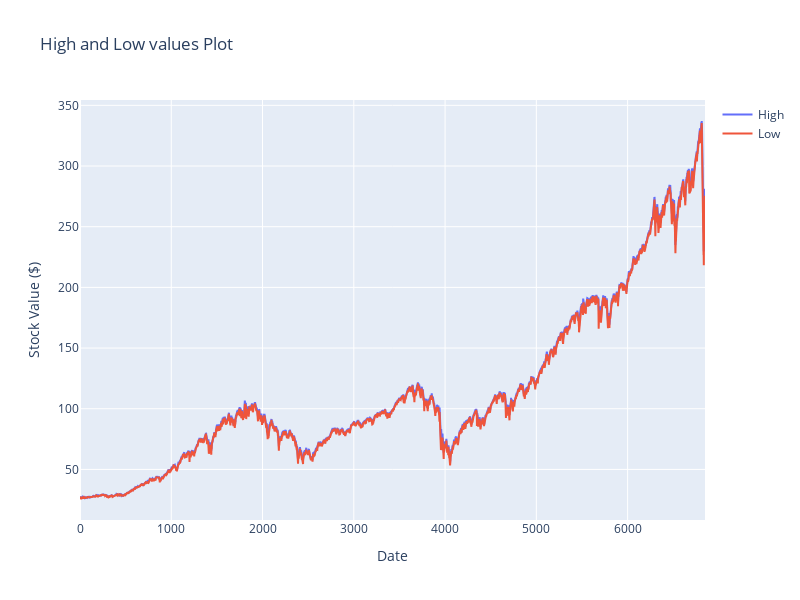

Here is the notebook cell this chart was saved with:
### Code cell
high_data = go.Scatter(x = df.High.index, y = df.High.values, showlegend = True, name = 'High')
low_data = go.Scatter(x = df.Low.index, y = df.Low.values, showlegend = True, name = 'Low')
layout = go.Layout(height = 600, width = 800,
                   title = 'High and Low values Plot',
                   # Same x and first y
                   xaxis = dict(title = 'Date'),
                   yaxis = dict(title = 'Stock Value ($)')
                   )

fig = go.Figure(data = [high_data, low_data], layout = layout)
iplot(fig, show_link = 'True')

### Figure 1 — Plotly figure (JSON) as saved in the notebook; plotly's stock layout.template omitted (floating-point values rounded to 4 significant figures; data arrays with more than 128 entries replaced by an {"elided": "..."} marker saying what was removed)
{"data": [{"name": "High", "showlegend": true, "type": "scatter", "x": {"elided": "6849 int values"}, "y": {"elided": "6849 float values"}}, {"name": "Low", "showlegend": true, "type": "scatter", "x": {"elided": "6849 int values"}, "y": {"elided": "6849 float values"}}], "layout": {"height": 600, "title": {"text": "High and Low values Plot"}, "width": 800, "xaxis": {"title": {"text": "Date"}}, "yaxis": {"title": {"text": "Stock Value ($)"}}}}
